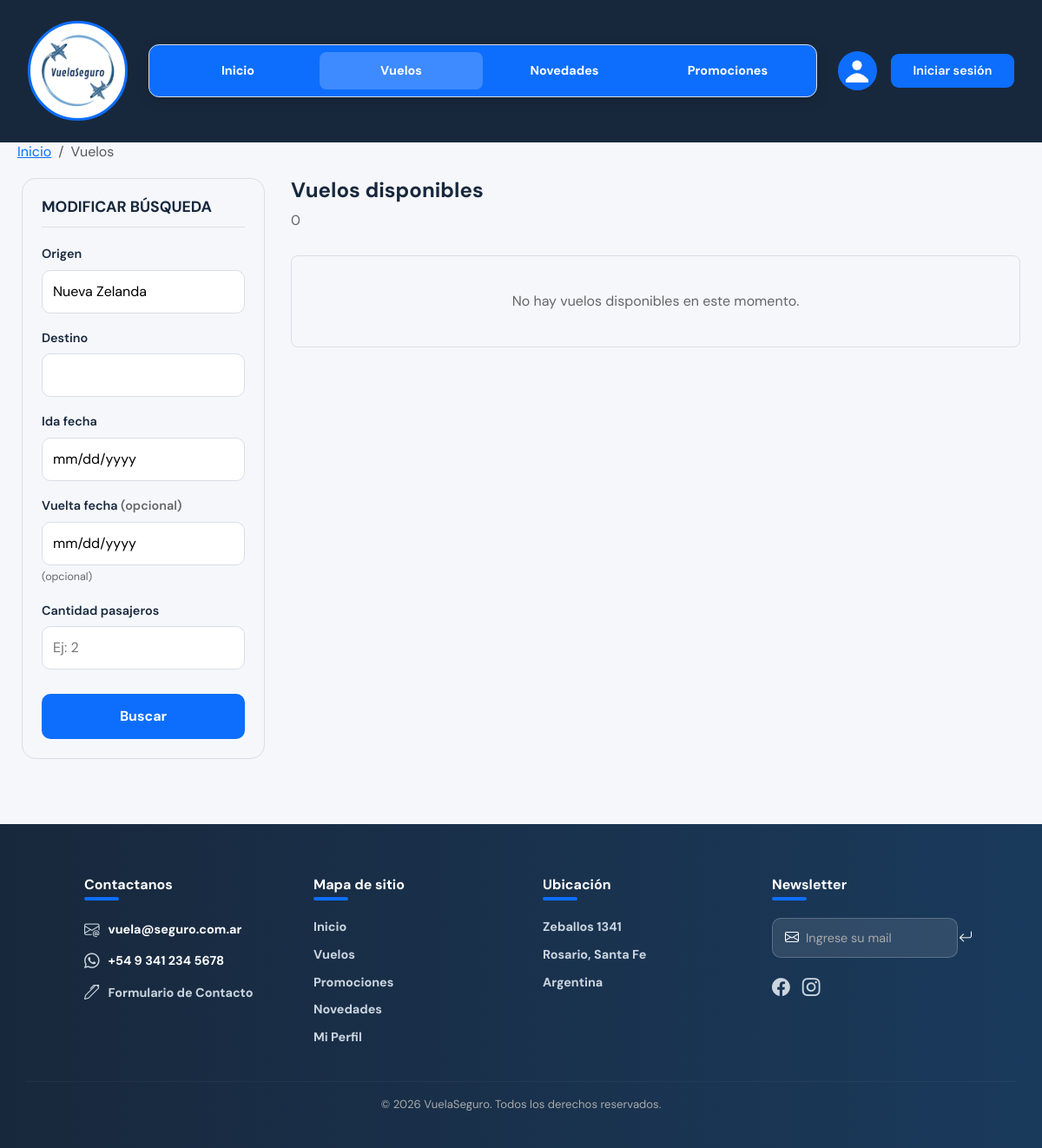
/VUELOS/vuelos.php?origen=Nueva Zelanda, run on an earlier commit of the app's database.
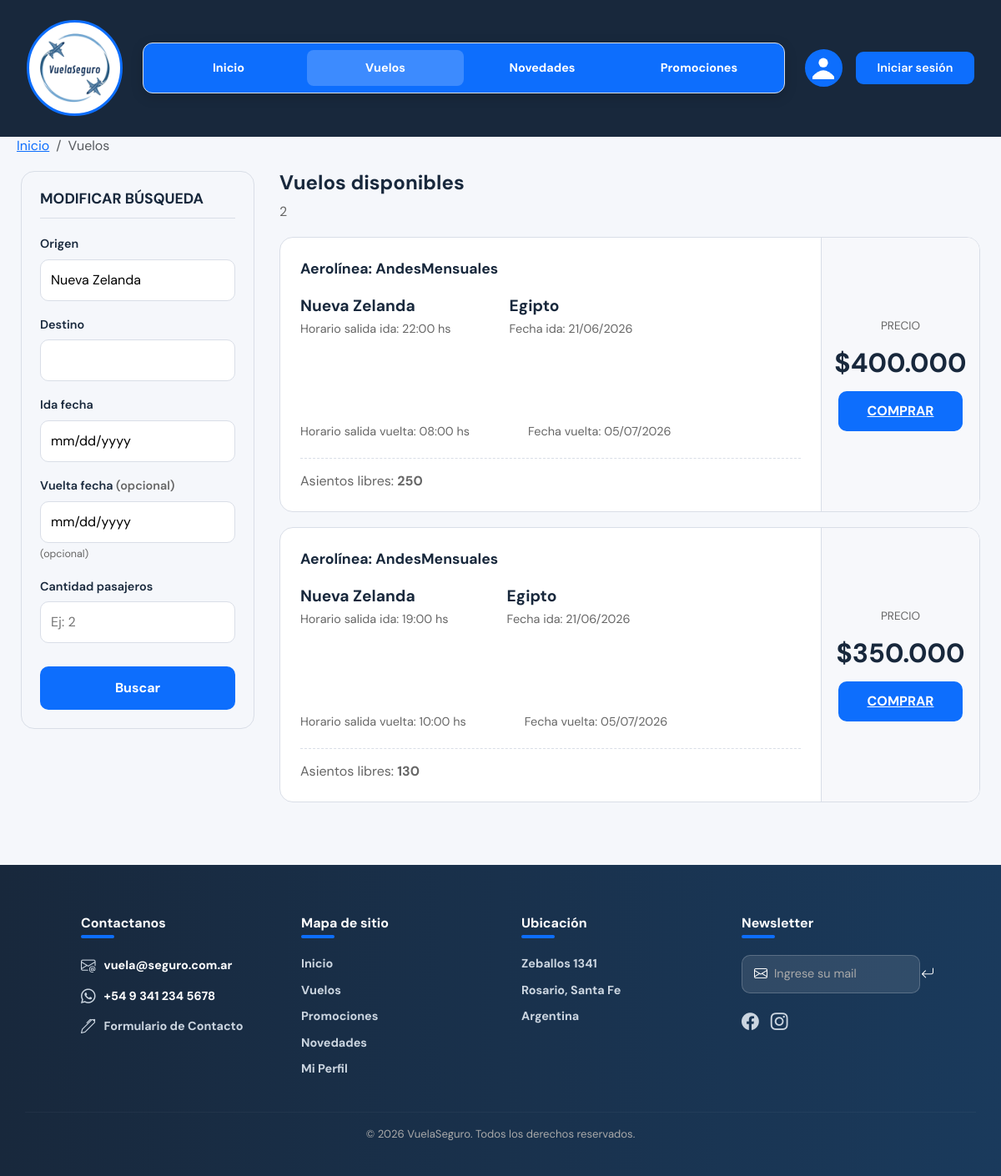
And on a later commit of the database.
### tables this page shows
CREATE TABLE `vuelos` (
  `codVuelo` int(11) NOT NULL,
  `codAerolinea` int(11) DEFAULT NULL,
  `origenVuelo` varchar(50) DEFAULT NULL,
  `destinoVuelo` varchar(50) DEFAULT NULL,
  `fechaSalidaVuelo` date DEFAULT NULL,
  `horaSalidaVuelo` time(5) DEFAULT NULL,
  `fechaVuelta` date DEFAULT NULL,
  `horaVuelta` time(5) DEFAULT NULL,
  `precioVuelo` decimal(10,0) DEFAULT NULL,
  `asientosDisponibles` int(11) DEFAULT NULL
);

CREATE TABLE `aerolineas` (
  `codAerolinea` int(11) NOT NULL,
  `nombreAerolinea` varchar(100) NOT NULL,
  `codigoIATA` varchar(3) NOT NULL,
  `descripcionAerolinea` varchar(300) NOT NULL,
  `codigoPais` varchar(3) NOT NULL,
  `claveAerolinea` varchar(255) NOT NULL
);

### VUELOS/vuelos.php (the view, shortened to what this page needs)
<?php
$host = 'localhost';
$username = 'root';
$password = '';
$database = 'vuelaseguro';
$link = mysqli_connect($host, $username, $password, $database);
$esCEO = (isset($_SESSION['tipoUsuario']) && $_SESSION['tipoUsuario'] === 'CEO');
$filtroOrigen = isset($_GET['origen']) ? trim($_GET['origen']) : '';
$filtroDestino = isset($_GET['destino']) ? trim($_GET['destino']) : '';
$filtroFechaIda = isset($_GET['fechaIda']) ? $_GET['fechaIda'] : '';
$filtroFechaVuelta = isset($_GET['fechaVuelta']) ? $_GET['fechaVuelta'] : '';
$condiciones = [];
if ($filtroOrigen) {
    $filtroOrigenEsc = mysqli_real_escape_string($link, $filtroOrigen);
    $condiciones  [] = "v.origenVuelo LIKE '%$filtroOrigenEsc%'";
}
$sql = "SELECT v.*, a.nombreAerolinea FROM vuelos v LEFT JOIN aerolineas a ON v.codAerolinea = a.codAerolinea";
if (!empty($condiciones)) {
    $sql = $sql . " WHERE " . implode(" AND ", $condiciones);
}
$sql = $sql . " ORDER BY v.fechaSalidaVuelo ASC";
$result = mysqli_query($link, $sql);
$totalVuelos = mysqli_num_rows($result);
?>
<!DOCTYPE html>
<html lang="es">
<head>
  <link href="https://cdn.jsdelivr.net/npm/bootstrap@5.3.3/dist/css/bootstrap.min.css" rel="stylesheet"/>
  <link rel="stylesheet" href="https://cdn.jsdelivr.net/npm/bootstrap-icons@1.10.5/font/bootstrap-icons.css">
  <link href="../INDEX/estilos-globales.css" rel="stylesheet">
  <link href="vuelos.css" rel="stylesheet">
</head>
<body>
  <section class="navbar-section">
    <div class="header-wrapper">
      <nav class="navbar-custom">
        <div class="logo-wrap">
          <img src="../INDEX/logo-vuelaseguro.png" class="logo-vuela" alt="Logo VuelaSeguro">
        </div>
        <div class="nav-links">
          <a href="../INDEX/index.php">Inicio</a>
          <a href="../VUELOS/vuelos.php" class="active">Vuelos</a>
          <a href="../NOVEDADES/novedades.php">Novedades</a>
          <a href="../PROMOCIONES/promociones.php">Promociones</a>
        </div>
        <div class="nav-right">
          <div class="foto-perfil" title="Perfil">
            <svg width="26" height="40" viewBox="0 0 42 42" xmlns="http://www.w3.org/2000/svg">
              <circle cx="21" cy="10" r="9" fill="#ffffff"/>
              <path d="M -4 42 Q 21 7 46 42 Z" fill="#ffffff"/>
            </svg>
          </div>
          <?php if (!empty($_SESSION)): ?>
              <span class="text-white me-2"><a href="../PERFIL/perfiles.php" style="text-decoration: none; color: white">Hola, <strong><?php echo htmlspecialchars($_SESSION['nombreUsuario']); ?><a></strong></span>
              <a href="../LOGIN/logout.php" class="btn-registro" style="text-decoration:none;background:#dc3545;">Cerrar sesion</a>
          <?php else: ?>
              <a href="../LOGIN/login.php" class="btn-registro" style="text-decoration: none; color: white;">Iniciar sesión</a>
          <?php endif; ?>
        </div>
      </nav>
      <nav aria-label="breadcrumb">
        <ol class="breadcrumb">
          <li class="breadcrumb-item"><a href="../INDEX/index.php">Inicio</a></li>
          <li class="breadcrumb-item active" aria-current="page">Vuelos</li>
        </ol>
      </nav>
    </div>
  </section>
  <div class="resultados-wrapper">
    <aside class="sidebar">
      <h3>MODIFICAR BÚSQUEDA</h3>
      <div class="sidebar-grupo">
        <label>Origen</label>
        <input class="sidebar-input" type="text" id="sb_origen" value="<?php echo htmlspecialchars($filtroOrigen); ?>">
      </div>
      <div class="sidebar-grupo">
        <label>Destino</label>
        <input class="sidebar-input" type="text" id="sb_destino" value="<?php echo htmlspecialchars($filtroDestino); ?>">
      </div>
      <div class="sidebar-grupo">
        <label>Ida fecha</label>
        <input class="sidebar-input-date" type="date" id="sb_fechaIda" value="<?php echo htmlspecialchars($filtroFechaIda); ?>">
      </div>
      <div class="sidebar-grupo">
        <label>Vuelta fecha<span style="color: var(--gris);"> (opcional)</span></label>
        <input class="sidebar-input-date" type="date" id="sb_fechaVuelta"
               value="<?php echo htmlspecialchars($filtroFechaVuelta); ?>"
               title="Fecha de vuelta (opcional)">
        <small style="color: var(--gris); font-size: .78rem;">(opcional)</small>
      </div>
      <div class="sidebar-grupo">
        <label>Cantidad pasajeros</label>
        <input class="sidebar-input" type="number" id ="sb_pasajeros" placeholder="Ej: 2" min="1" value="<?php echo htmlspecialchars(isset($_GET['pasajeros']) ? $_GET['pasajeros'] : ''); ?>">
      </div>
      <button class="btn-aplicar" onclick="aplicarFiltros()"> Buscar </button>
    </aside>
    <div class="vuelos-lista">
      <div class="vuelos-header d-flex justify-content-between align-items-center">
        <div>
            <h2>Vuelos disponibles</h2>
            <span class="vuelos-count"><?php echo $totalVuelos; ?></span>
        </div>
      </div>
      <?php if ($totalVuelos > 0): ?>
          <?php while($vuelo = mysqli_fetch_assoc($result)): ?>
            <?php
              $idSeguroVuelo = !empty($vuelo['codVuelo']) ? (int)$vuelo['codVuelo'] : 0;
            ?>
            <div class="vuelo-card">
              <div class="vuelo-info">
                <div class="vuelo-aerolinea-row">
                  <span class="vuelo-aerolinea">Aerolínea: <?php echo htmlspecialchars($vuelo['nombreAerolinea'] ?? 'No disponible'); ?></span>
                </div>
                <div class="vuelo-ruta">
                  <div >
                    <span class="ciudad-nombre"><?php echo htmlspecialchars($vuelo['origenVuelo']); ?></span>
                    <span class="ciudad-horario">Horario salida ida: <?php echo date('H:i', strtotime($vuelo['horaSalidaVuelo'])); ?> hs</span>
                  </div>
                  <div>
                    <span class="ciudad-nombre"><?php echo htmlspecialchars($vuelo['destinoVuelo']); ?></span>
                    <span class="ciudad-horario">Fecha ida: <?php echo date('d/m/Y', strtotime($vuelo['fechaSalidaVuelo'])); ?></span>
                  </div>
                  <?php if (!empty($vuelo['fechaVuelta']) && $vuelo['fechaVuelta'] !== '0000-00-00'): ?>
                    <div>
                      <span class="ciudad-nombre"> &nbsp; </span>
                      <span class="ciudad-horario">Horario salida vuelta: <?php echo date('H:i', strtotime($vuelo['horaVuelta'])); ?> hs</span>
                    </div>
                    <div>
                      <span class="ciudad-nombre"> &nbsp; </span>
                      <span class="ciudad-horario">Fecha vuelta: <?php echo date('d/m/Y', strtotime($vuelo['fechaVuelta'])); ?></span>
                    </div>
                  <?php endif; ?>
                </div>
                <div class="vuelo-detalles-row">
                  <div>Asientos libres: <strong><?php echo $vuelo['asientosDisponibles']; ?></strong></div>
                </div>
              </div>
              <div class="vuelo-precio-col">
                <span class="precio-label">PRECIO</span>
                <span class="precio-valor">$<?php echo number_format($vuelo['precioVuelo'], 0, ',', '.'); ?></span>
                <?php if ($esCEO): ?>
                  <div class="d-flex flex-column gap-2 w-100 mt-2">
                    <button type="button"
                      class="btn btn-warning btn-sm btn-edit text-white w-100"
                      style="border-radius:8px; font-weight:500; padding:10px 20px;"
                      data-id="<?php echo $idSeguroVuelo; ?>"
                      data-origen="<?php echo htmlspecialchars($vuelo['origenVuelo']); ?>"
                      data-destino="<?php echo htmlspecialchars($vuelo['destinoVuelo']); ?>"
                      data-fecha="<?php echo $vuelo['fechaSalidaVuelo']; ?>"
                      data-hora="<?php echo date('H:i', strtotime($vuelo['horaSalidaVuelo'])); ?>"
                      data-precio="<?php echo $vuelo['precioVuelo']; ?>"
                      data-asientos="<?php echo $vuelo['asientosDisponibles']; ?>"
                      data-fecha-vuelta="<?php echo $vuelo['fechaVuelta']; ?>"
                      data-hora-vuelta="<?php echo date('H:i', strtotime($vuelo['horaVuelta'])); ?>"
                    >Editar</button>
                    <button type="button"
                      class="btn btn-danger btn-sm btn-delete w-100"
                      style="border-radius:8px; font-weight:500; padding:10px 20px;"
                      data-bs-toggle="modal"
                      data-bs-target="#modalEliminarVuelo"
                      data-id="<?php echo $idSeguroVuelo; ?>"
                      data-origen="<?php echo htmlspecialchars($vuelo['origenVuelo']); ?>"
                      data-destino="<?php echo htmlspecialchars($vuelo['destinoVuelo']); ?>"
                    >Eliminar</button>
                  </div>
                <?php else: ?>
                  <?php if (!empty($_SESSION) && $_SESSION ['tipoUsuario'] === 'usuario'): ?>
                    <button type="button" class="btn-comprar"
                    onclick="confirmarCompra(<?php echo $idSeguroVuelo; ?>)">
                    COMPRAR
                    </button>
                  <?php else: ?>
                    <a href="../LOGIN/login.php" class="btn-comprar" style="text-align: center;">COMPRAR</a>
                  <?php endif; ?>
                <?php endif; ?>
              </div>
            </div>
          <?php endwhile; ?>
      <?php else: ?>
        <p style="text-align: center; margin-top: 10px; color: var(--gris); border: 1px solid var(--borde); border-radius: 8px; padding: 40px 20px; background-color: var(--gris-claro);">No hay vuelos disponibles en este momento.</p>
      <?php endif; ?>
    </div>
  </div>
  <section class="footer-section">
    <footer>
      <div class="row">
        <div class="col">
          <h3><strong>Contactanos</strong><div class="subrayado"></div></h3>
          <ul>
            <li><i class="bi bi-envelope-at"></i><a>vuela@seguro.com.ar</a></li>
            <li><i class="bi bi-whatsapp"></i><a>+54 9 341 234 5678</a></li>
            <li><i class="bi bi-pen"></i><a href="../CONTACTO/contacto.html">Formulario de Contacto</a></li>
          </ul>
        </div>
        <div class="col">
          <h3><strong>Mapa de sitio</strong><div class="subrayado"></div></h3>
          <ul>
            <li><a href="../INDEX/index.php">Inicio</a></li>
            <li><a href="../VUELOS/vuelos.php">Vuelos</a></li>
            <li><a href="../PROMOCIONES/promociones.php">Promociones</a></li>
            <li><a href="../NOVEDADES/novedades.php">Novedades</a></li>
            <li><a href="">Mi Perfil</a></li>
          </ul>
        </div>
        <div class="col">
          <h3><strong>Ubicación</strong><div class="subrayado"></div></h3>
          <ul>
            <li><a href="https://maps.app.goo.gl/UvsGpUXHgk9GkpYP9" target="_blank">Zeballos 1341</a></li>
            <li><a href="https://maps.app.goo.gl/87YMeSLAp74gH9mc7" target="_blank">Rosario, Santa Fe</a></li>
            <li><a href="https://maps.app.goo.gl/u94xc8o8xowqeTuz8" target="_blank">Argentina</a></li>
          </ul>
        </div>
        <div class="col">
          <h3><strong>Newsletter</strong><div class="subrayado"></div></h3>
          <form>
            <i class="bi bi-envelope"></i>
            <input type="email" placeholder="Ingrese su mail">
            <button type="submit"><i class="bi bi-arrow-return-left"></i></button>
          </form>
          <div class="iconos-redes">
            <i class="bi bi-facebook"></i>
            <i class="bi bi-instagram"></i>
          </div>
        </div>
      </div>
      <hr>
      <p class="copyright">© 2026 VuelaSeguro. Todos los derechos reservados.</p>
    </footer>
  </section>
</body>
</html>

### INDEX/estilos-globales.css (style rules this page uses)
:root { --azul: #0d6efd; --azul-oscuro: #18283c; --gris: #666666; --gris-claro: #f5f7fb; --borde: #d9dee7; --blanco: #ffffff; --verde: #198754; --rojo: #dc3545; --naranja: #e07b00; }
* { margin: 0; padding: 0; box-sizing: border-box; }
body { font-family: 'DM Sans', sans-serif; background: var(--gris-claro); color: var(--azul-oscuro); }
.header-wrapper { background: var(--azul-oscuro); padding: 1.5rem 0 0 0; }
.navbar-custom { margin: 0 2rem; padding-bottom: 1.5rem; display: flex; align-items: center; gap: 1.5rem; }
.breadcrumb { justify-content: left; height: 1px; margin-left: 20px; color: black; }
.logo-wrap { width: 115px; height: 115px; border-radius: 50%; border: 3px solid var(--azul); background: var(--blanco); display: flex; align-items: center; justify-content: center; flex-shrink: 0; overflow: hidden; position: relative; }
.logo-vuela { width: 100%; height: 100%; object-fit: cover; }
.nav-links { background: var(--azul); border: 1px solid var(--borde); border-radius: 12px; padding: 0.5rem; display: flex; flex: 1; justify-content: space-between; box-shadow: 0 4px 15px rgba(0, 0, 0, 0.15); }
.nav-links a { font-weight: 700; flex: 1; text-align: center; color: var(--blanco); font-size: 0.9rem; padding: 0.7rem 0; border-radius: 8px; text-decoration: none; transition: all 0.2s; white-space: nowrap; }
.nav-links a.active { color: var(--blanco); background: rgba(255, 255, 255, 0.2); }
.nav-right { display: flex; align-items: center; gap: 1rem; flex-shrink: 0; }
.foto-perfil { width: 45px; height: 45px; border-radius: 50%; border: 2px solid var(--azul); background: var(--azul); display: flex; align-items: center; justify-content: center; cursor: pointer; flex-shrink: 0; overflow: hidden; }
.btn-registro { background: var(--azul); border: none; color: var(--blanco); border-radius: 9px; padding: 0.55rem 1.6rem; font-size: 0.9rem; font-weight: 600; white-space: nowrap; cursor: pointer; flex-shrink: 0; transition: all 0.2s; }
.footer-section { background: linear-gradient(to right, var(--azul-oscuro), #1a3a5c); color: var(--blanco); padding: 50px 30px 24px; margin-top: 50px; }
.footer-section footer .row { width: 90%; margin: auto; display: flex; flex-wrap: wrap; justify-content: space-between; gap: 30px; margin-bottom: 30px; }
.footer-section footer .col { flex-basis: 20%; min-width: 160px; padding: 10px; }
.footer-section h3 { font-size: 1rem; margin-bottom: 20px; color: var(--blanco); }
.footer-section .subrayado { width: 40px; height: 4px; background: var(--azul); border-radius: 3px; margin-top: 5px; }
.footer-section ul { list-style: none; padding: 0; margin: 0; display: flex; flex-direction: column; gap: 10px; }
.footer-section ul li { display: flex; align-items: center; gap: 10px; font-size: 0.9rem; }
.footer-section ul li a { font-weight: 700; color: #cbd5e0; text-decoration: none; transition: 0.2s; }
.footer-section ul li i { font-size: 1.1rem; color: #cbd5e0; }
.footer-section form { display: flex; align-items: center; gap: 8px; background: rgba(255, 255, 255, 0.1); border: 1px solid rgba(255, 255, 255, 0.2); border-radius: 10px; padding: 10px 14px; margin-bottom: 18px; }
.footer-section form i { font-size: 1rem; color: var(--blanco); }
.footer-section form input { background: transparent; border: none; outline: none; color: var(--blanco); font-family: 'DM Sans', sans-serif; font-size: 0.9rem; flex: 1; }
.footer-section form input::placeholder { color: #aaaaaa; }
.footer-section form button { background: transparent; border: none; color: var(--blanco); cursor: pointer; font-size: 1rem; }
.footer-section .iconos-redes { display: flex; gap: 14px; }
.footer-section .iconos-redes i { font-size: 1.3rem; color: #cbd5e0; cursor: pointer; transition: 0.2s; }
.footer-section hr { border: none; border-top: 1px solid rgba(255, 255, 255, 0.15); margin-bottom: 16px; }
.footer-section .copyright { text-align: center; font-size: 0.82rem; color: #aaaaaa; }

What changed in the data, as far as the page shows it:
added vuelos: aerolineas.nombreAerolinea "AndesMensuales", origenVuelo "Nueva Zelanda", horaSalidaVuelo "22:00", destinoVuelo "Egipto", fechaSalidaVuelo "21/06/2026", horaVuelta "08:00", fechaVuelta "05/07/2026", asientosDisponibles "250", precioVuelo "400.000"
added vuelos: aerolineas.nombreAerolinea "AndesMensuales", origenVuelo "Nueva Zelanda", horaSalidaVuelo "19:00", destinoVuelo "Egipto", fechaSalidaVuelo "21/06/2026", horaVuelta "10:00", fechaVuelta "05/07/2026", asientosDisponibles "130", precioVuelo "350.000"
Also different on the page:
$totalVuelos: "0" → "2"
text no longer shown: "No hay vuelos disponibles en este momento."
